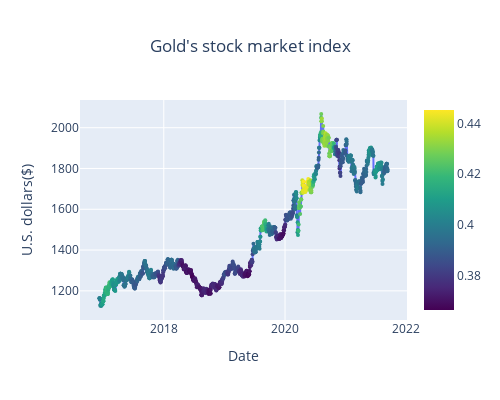

This figure's notebook cell:
### Code cell
fig = go.Figure()
fig.add_trace(go.Scatter(
    x = df.index[89:],
    y = df['USD (PM)'][89:],
    mode='lines',
))
fig.add_trace(go.Scatter(
    x = df.index[89:],
    y = df['USD (PM)'][89:],
    mode = 'markers',
    marker = dict(
        size=4,
        color=df['gold_cow'][89:],
        colorscale='Viridis',
        showscale=True,
    )
))
fig.update_layout(showlegend=False, title=dict(text='Gold\'s stock market index', x=0.5, y=0.9),
    height=400,
    width=500,
    xaxis_title='Date',
    yaxis_title='U.S. dollars($)',
)
fig.show()

### Figure 1 — Plotly figure (JSON) as saved in the notebook; plotly's stock layout.template omitted (floating-point values rounded to 4 significant figures; data arrays with more than 128 entries replaced by an {"elided": "..."} marker saying what was removed)
{"data": [{"mode": "lines", "type": "scatter", "x": {"elided": "1737 str values"}, "y": {"elided": "1737 float values"}}, {"marker": {"color": {"elided": "1737 float values"}, "colorscale": [[0, "#440154"], [0.1111, "#482878"], [0.2222, "#3e4989"], [0.3333, "#31688e"], [0.4444, "#26828e"], [0.5556, "#1f9e89"], [0.6667, "#35b779"], [0.7778, "#6ece58"], [0.8889, "#b5de2b"], [1, "#fde725"]], "showscale": true, "size": 4}, "mode": "markers", "type": "scatter", "x": {"elided": "1737 str values"}, "y": {"elided": "1737 float values"}}], "layout": {"height": 400, "showlegend": false, "title": {"text": "Gold's stock market index", "x": 0.5, "y": 0.9}, "width": 500, "xaxis": {"title": {"text": "Date"}}, "yaxis": {"title": {"text": "U.S. dollars($)"}}}}
